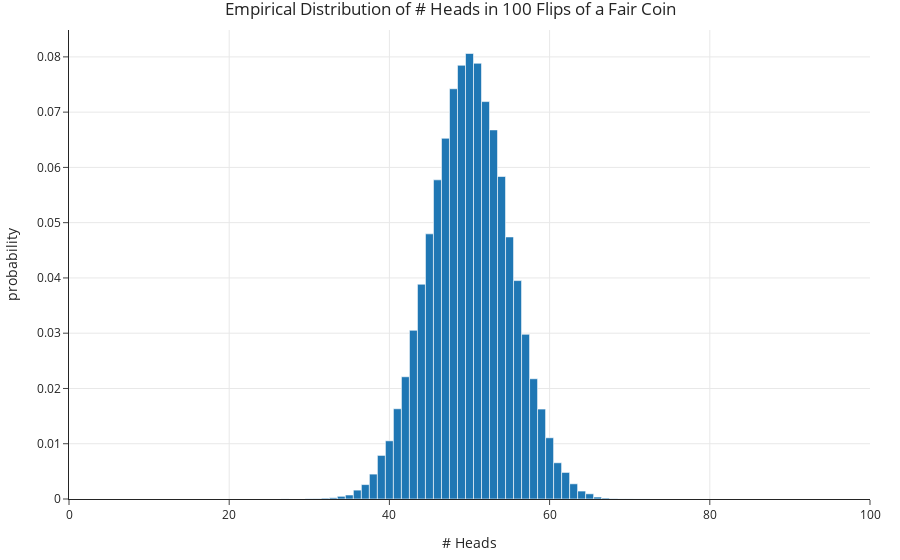

Write notebook code for a chart like this one.
### Code cell
import plotly.express as px
fig = px.histogram(pd.DataFrame(results, columns=['# Heads']), x='# Heads', nbins=50, histnorm='probability', 
                   title='Empirical Distribution of # Heads in 100 Flips of a Fair Coin')
fig.update_layout(xaxis_range=[0, 100])

### Figure 1 — Plotly figure (JSON) as saved in the notebook; plotly's stock layout.template omitted (floating-point values rounded to 4 significant figures; data arrays with more than 128 entries replaced by an {"elided": "..."} marker saying what was removed)
{"data": [{"alignmentgroup": "True", "bingroup": "x", "histnorm": "probability", "hovertemplate": "# Heads=%{x}<br>probability=%{y}<extra></extra>", "legendgroup": "", "marker": {"color": "#1F77B4", "pattern": {"shape": ""}}, "name": "", "nbinsx": 50, "offsetgroup": "", "orientation": "v", "showlegend": false, "type": "histogram", "x": {"elided": "100000 int values"}, "xaxis": "x", "yaxis": "y"}], "layout": {"autosize": true, "barmode": "relative", "legend": {"tracegroupgap": 0}, "title": {"text": "Empirical Distribution of # Heads in 100 Flips of a Fair Coin"}, "xaxis": {"anchor": "y", "domain": [0, 1], "range": [0, 100], "title": {"text": "# Heads"}, "type": "linear"}, "yaxis": {"anchor": "x", "autorange": true, "domain": [0, 1], "range": [0, 0.08486], "title": {"text": "probability"}}}}
